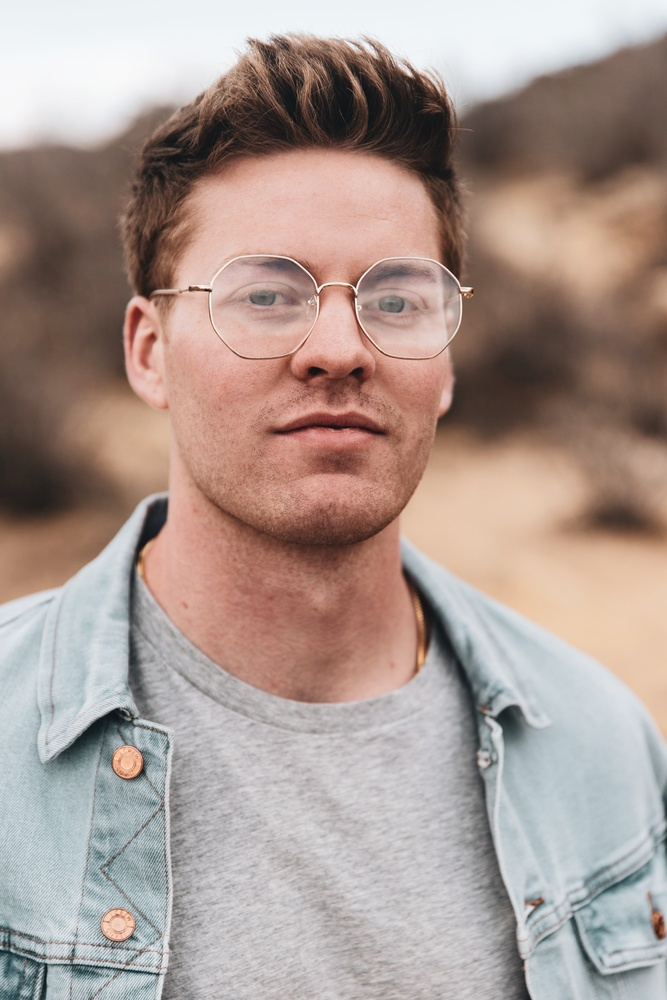
#> input picture OpenCV/images/logan-weaver.jpg, 667 x 1000 px, shrunk from 3072 x 4608 before the run
$ python grayscale_histogram.py --image ../images/logan-weaver.jpg
#> lines starting #> are read from the running program, lines starting #| are printed output that depends on the picture
from matplotlib import pyplot as plt
import argparse
import cv2

ap = argparse.ArgumentParser()
ap.add_argument("-i", "--image", required=True,
    help="Path to the image")
args = vars(ap.parse_args())

image = cv2.imread(args["image"])
#> image is the input picture: shape (1000, 667, 3); mean B, G, R 145.8, 152.8, 170.5

image = cv2.cvtColor(image, cv2.COLOR_BGR2GRAY)
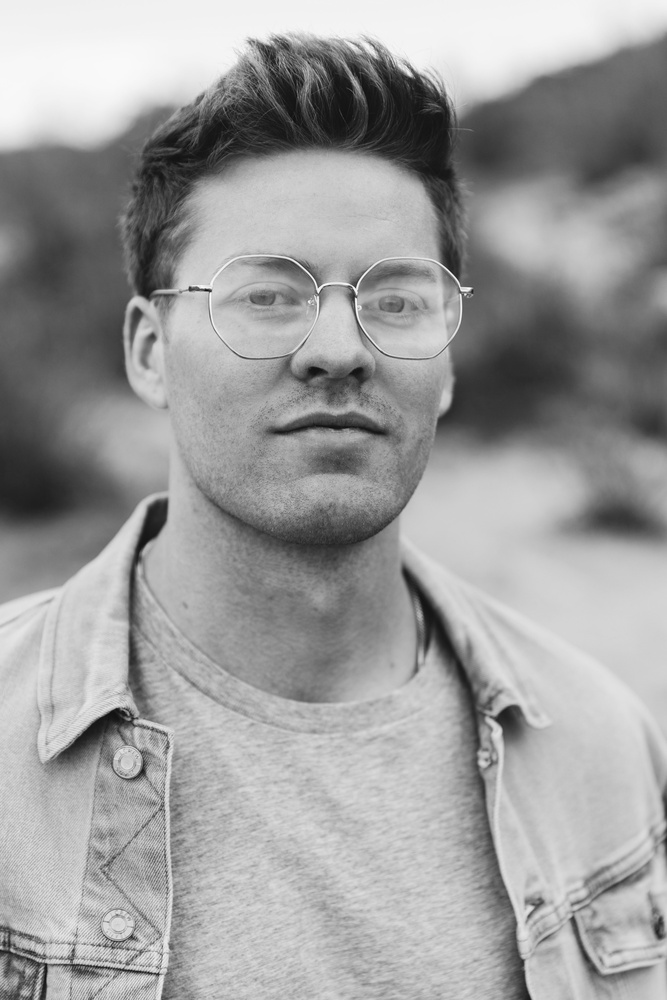
#> image: shape (1000, 667); min 12, max 252, mean 157.3
cv2.imshow("Original", image)

hist = cv2.calcHist([image], [0], None, [256], [0, 256])
#> hist = 256 values, max 9552 at index 201, min 0 at index 0, mean 2605.5

plt.figure()
plt.title("Grayscale Histogram")
plt.xlabel("Bins")
plt.ylabel("# of Pixels")
plt.plot(hist)
plt.xlim([0, 256])
plt.show()
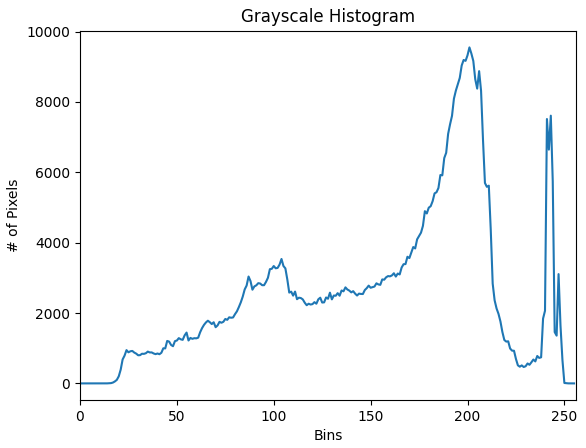
#> figure drawn by matplotlib, 1 panel; curve peaks at x = 201, y = 9552
cv2.waitKey(0)

$ run again, on OpenCV/images/coins.png
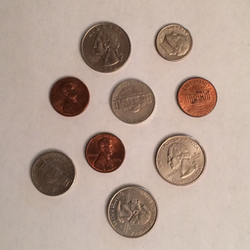
#> input picture OpenCV/images/coins.png, 250 x 250 px
#> image is the input picture: shape (250, 250, 3); mean B, G, R 147.7, 159.9, 180.7
#> `image = cv2.cvtColor(image, cv2.COLOR_BGR2GRAY)`:
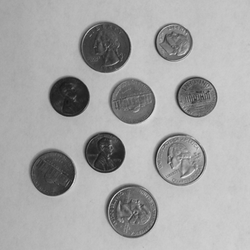
#> image: shape (250, 250); min 21, max 227, mean 164.7
#> hist = 256 values, max 2395 at index 199, min 0 at index 0, mean 244.1
#> `plt.show()`:
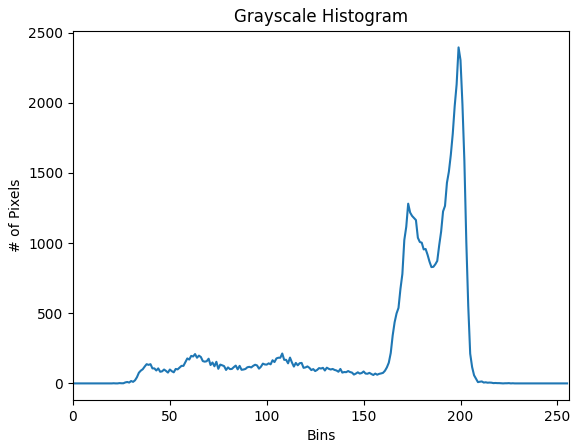
#> figure drawn by matplotlib, 1 panel; curve peaks at x = 199, y = 2395
